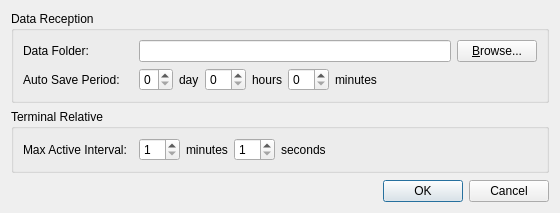
<?xml version="1.0" encoding="UTF-8"?>
<ui version="4.0">
 <class>OptionDialog</class>
 <widget class="QDialog" name="OptionDialog">
  <property name="geometry">
   <rect>
    <x>0</x>
    <y>0</y>
    <width>560</width>
    <height>213</height>
   </rect>
  </property>
  <property name="windowTitle">
   <string>Options</string>
  </property>
  <layout class="QVBoxLayout" name="verticalLayout_3">
   <item>
    <widget class="QGroupBox" name="groupBox">
     <property name="title">
      <string>Data Reception</string>
     </property>
     <layout class="QVBoxLayout" name="verticalLayout">
      <item>
       <layout class="QGridLayout" name="gridLayout">
        <item row="0" column="0">
         <widget class="QLabel" name="label">
          <property name="minimumSize">
           <size>
            <width>110</width>
            <height>0</height>
           </size>
          </property>
          <property name="text">
           <string>Data Folder:</string>
          </property>
         </widget>
        </item>
        <item row="0" column="1">
         <layout class="QHBoxLayout" name="horizontalLayout_2">
          <item>
           <widget class="QLineEdit" name="dataFolderLineEdit">
            <property name="readOnly">
             <bool>true</bool>
            </property>
           </widget>
          </item>
          <item>
           <widget class="QPushButton" name="broswePushButton">
            <property name="sizePolicy">
             <sizepolicy hsizetype="Maximum" vsizetype="Fixed">
              <horstretch>0</horstretch>
              <verstretch>0</verstretch>
             </sizepolicy>
            </property>
            <property name="text">
             <string>&amp;Browse...</string>
            </property>
           </widget>
          </item>
         </layout>
        </item>
        <item row="1" column="0">
         <widget class="QLabel" name="label_2">
          <property name="minimumSize">
           <size>
            <width>110</width>
            <height>0</height>
           </size>
          </property>
          <property name="text">
           <string>Auto Save Period:</string>
          </property>
         </widget>
        </item>
        <item row="1" column="1">
         <layout class="QHBoxLayout" name="horizontalLayout">
          <item>
           <widget class="QSpinBox" name="daySpinBox">
            <property name="maximum">
             <number>5</number>
            </property>
           </widget>
          </item>
          <item>
           <widget class="QLabel" name="label_3">
            <property name="text">
             <string>day</string>
            </property>
           </widget>
          </item>
          <item>
           <widget class="QSpinBox" name="hoursSpinBox">
            <property name="maximum">
             <number>23</number>
            </property>
           </widget>
          </item>
          <item>
           <widget class="QLabel" name="label_4">
            <property name="text">
             <string>hours</string>
            </property>
           </widget>
          </item>
          <item>
           <widget class="QSpinBox" name="minutesSpinBox">
            <property name="maximum">
             <number>59</number>
            </property>
           </widget>
          </item>
          <item>
           <widget class="QLabel" name="label_5">
            <property name="text">
             <string>minutes</string>
            </property>
           </widget>
          </item>
          <item>
           <spacer name="horizontalSpacer">
            <property name="orientation">
             <enum>Qt::Horizontal</enum>
            </property>
            <property name="sizeHint" stdset="0">
             <size>
              <width>40</width>
              <height>20</height>
             </size>
            </property>
           </spacer>
          </item>
         </layout>
        </item>
       </layout>
      </item>
     </layout>
    </widget>
   </item>
   <item>
    <widget class="QGroupBox" name="groupBox_2">
     <property name="title">
      <string>Terminal Relative</string>
     </property>
     <layout class="QVBoxLayout" name="verticalLayout_2">
      <item>
       <layout class="QGridLayout" name="gridLayout_2">
        <item row="0" column="0">
         <widget class="QLabel" name="label_7">
          <property name="minimumSize">
           <size>
            <width>110</width>
            <height>0</height>
           </size>
          </property>
          <property name="text">
           <string>Max Active Interval:</string>
          </property>
         </widget>
        </item>
        <item row="0" column="1">
         <layout class="QHBoxLayout" name="horizontalLayout_4">
          <item>
           <widget class="QSpinBox" name="activeIntervalMinutesSpinBox">
            <property name="minimum">
             <number>1</number>
            </property>
            <property name="maximum">
             <number>59</number>
            </property>
           </widget>
          </item>
          <item>
           <widget class="QLabel" name="label_10">
            <property name="text">
             <string>minutes</string>
            </property>
           </widget>
          </item>
          <item>
           <widget class="QSpinBox" name="activeIntervalSecondsSpinBox_2">
            <property name="minimum">
             <number>1</number>
            </property>
            <property name="maximum">
             <number>59</number>
            </property>
           </widget>
          </item>
          <item>
           <widget class="QLabel" name="label_11">
            <property name="text">
             <string>seconds</string>
            </property>
           </widget>
          </item>
          <item>
           <spacer name="horizontalSpacer_2">
            <property name="orientation">
             <enum>Qt::Horizontal</enum>
            </property>
            <property name="sizeHint" stdset="0">
             <size>
              <width>40</width>
              <height>20</height>
             </size>
            </property>
           </spacer>
          </item>
         </layout>
        </item>
       </layout>
      </item>
     </layout>
    </widget>
   </item>
   <item>
    <spacer name="verticalSpacer">
     <property name="orientation">
      <enum>Qt::Vertical</enum>
     </property>
     <property name="sizeHint" stdset="0">
      <size>
       <width>20</width>
       <height>33</height>
      </size>
     </property>
    </spacer>
   </item>
   <item>
    <widget class="QDialogButtonBox" name="buttonBox">
     <property name="orientation">
      <enum>Qt::Horizontal</enum>
     </property>
     <property name="standardButtons">
      <set>QDialogButtonBox::Cancel|QDialogButtonBox::Ok</set>
     </property>
    </widget>
   </item>
  </layout>
 </widget>
 <resources/>
 <connections>
  <connection>
   <sender>buttonBox</sender>
   <signal>accepted()</signal>
   <receiver>OptionDialog</receiver>
   <slot>accept()</slot>
   <hints>
    <hint type="sourcelabel">
     <x>248</x>
     <y>254</y>
    </hint>
    <hint type="destinationlabel">
     <x>157</x>
     <y>274</y>
    </hint>
   </hints>
  </connection>
  <connection>
   <sender>buttonBox</sender>
   <signal>rejected()</signal>
   <receiver>OptionDialog</receiver>
   <slot>reject()</slot>
   <hints>
    <hint type="sourcelabel">
     <x>316</x>
     <y>260</y>
    </hint>
    <hint type="destinationlabel">
     <x>286</x>
     <y>274</y>
    </hint>
   </hints>
  </connection>
 </connections>
</ui>
